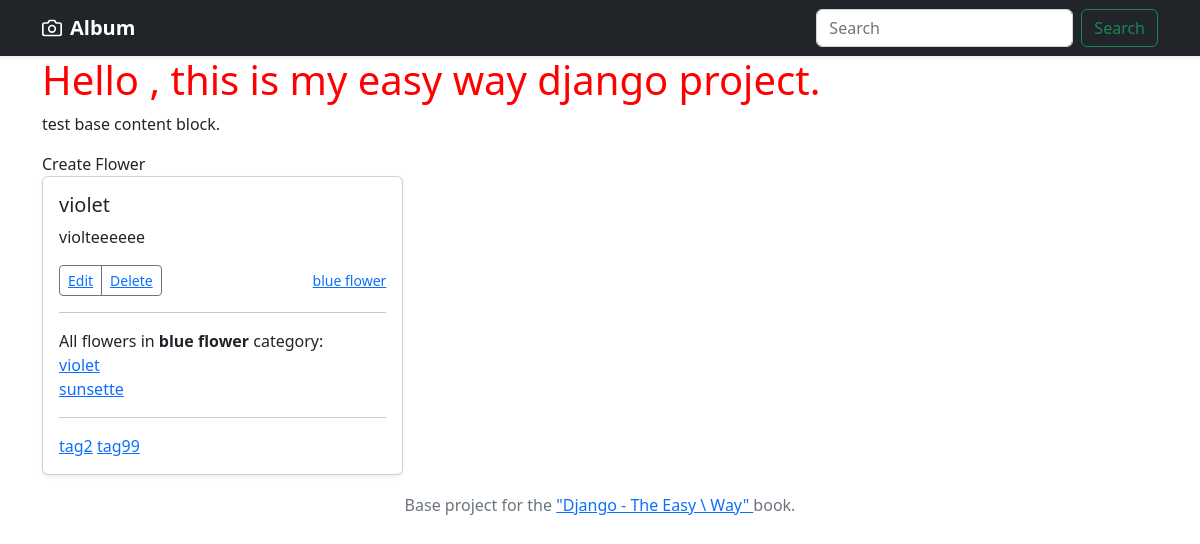
Screenshot of /tags/tag2 with the database file from the repository.
### myapp/models.py (models this page shows, shortened)
class Flower(models.Model):
    title = models.CharField(max_length=255, default='')
    description = models.TextField(default='')
    slug = models.SlugField(blank=True, default='')
    category = models.ForeignKey(Category, null=True, on_delete=models.PROTECT)
    tags = models.ManyToManyField(Tag)
    def __str__(self):
        return self.title

class Category(models.Model):
    title = models.CharField(max_length=255, default='')
    def __str__(self):
        return self.title

class Tag(models.Model):
    title = models.CharField(max_length=255, default='')
    slug = models.SlugField(blank=True, default='')
    def __str__(self):
        return self.title

### myapp/views.py (the view)
# urls.py: path('tags/<slug:slug>', myapp_views.tags, name='tags'),
def tags(request, slug=None):
    flowers = Flower.objects.filter(tags__slug=slug)
    return render(request, 'myapp/index.html', {'flowers': flowers})

### myapp/templates/myapp/index.html
{% extends 'base/base.html' %}
{% block content %}
<h1>Hello , this is my easy way django project.</h1>
<p>test base content block.</p>
        <a class="nav-link" href="flower/create/">
            Create Flower
        </a>
<div class="row row-cols-1 row-cols-sm-2 row-cols-md-3 g-3">
    {% for flower in flowers %}
    <div class="col">
        <div class="card shadow-sm">
            <div class="card-body">
                <h5 class="card-title">{{ flower.title }}</h5>
                <p class="card-text">{{ flower.description|truncatechars:30 }}</p>
                <div class="d-flex justify-content-between align-items-center">
                    <div class="btn-group">
                        <button type="button" class="btn btn-sm btn-outline-secondary"><a
                                href="{% url 'detail' flower.slug %}" class="card_link">Edit</a></button>
                        <button type="button" class="btn btn-sm btn-outline-secondary"><a
                                href="adminmyapp/flower/{{ flower.id }}/delete/" class="card_link">Delete</a></button>
                    </div>
                    <small class="text-muted"><a href="#" class="card_link">{{ flower.category }}</a></small>
                </div>
                <hr>
                All flowers in <strong>{{ flower.category }}</strong> category: <br>
                {% for flower_cate in flower.category.flower_set.all %}
                <a href="#" class="card_link">{{ flower_cate }}</a><br>
                {% endfor %}
                <hr>
                {% for tag in flower.tags.all %}
                <a href="{% url 'tags' tag.slug %}" class="card_link">{{ tag }}</a>
                {% endfor %}
            </div>
        </div>
    </div>
    {% endfor %}
</div>
{% endblock %}

### base/static/base/css/style.css (style rules this page uses)
h1 { color: red; }

### rows the page displays
Flower: title "violet", description "violteeeeee", category "blue flower"
Flower: title "sunsette"
Tag: title "tag2"
Tag: title "tag99"
